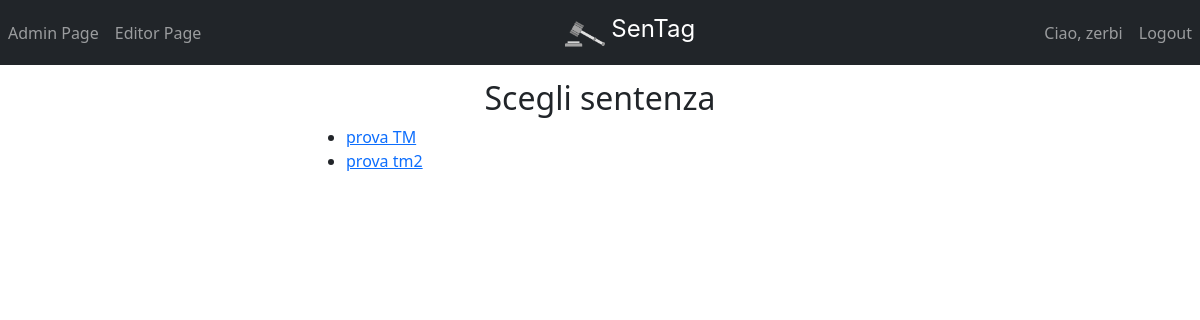
Before: /sentenze/ (signed in) with the older database file.
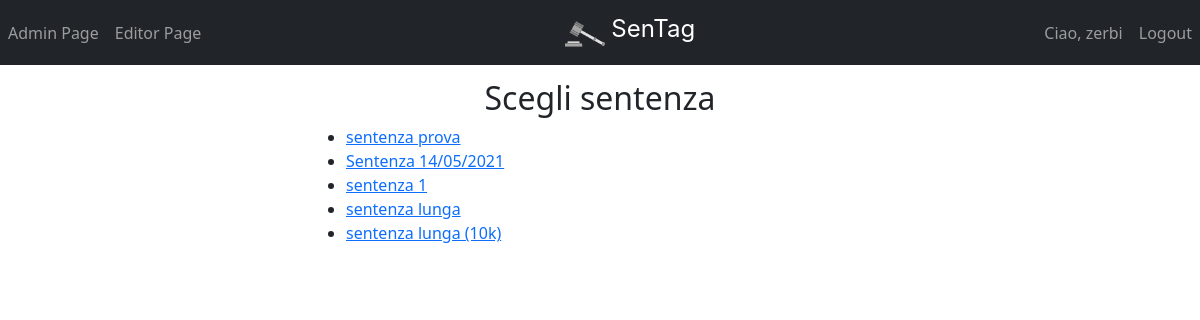
After: the same page with the newer database file.
### tag_sentenze/models.py (models this page shows, shortened)
class Sentenza(models.Model):
    nome = models.CharField(max_length=30, unique=True)
    sentenza = models.FileField(
        upload_to='uploads/', help_text='Scegli la sentenza da taggare.')  # MEDIA_ROOT/uploads
    schema_xml = models.FileField(
        upload_to='uploads/', help_text='Scegli il file xml da utilizzare.')  # MEDIA_ROOT/uploads
    completed = models.BooleanField(default=False)
    testo_iniziale = models.TextField(blank=True)
    testo_taggato_xml = models.TextField(blank=True)
    token_manager = models.TextField(blank=True)
    def __str__(self):
        return self.nome

### tag_sentenze/views.py (the view)
# urls.py: path("sentenze/", views.list_sentenze, name="list-sentenze"),
@login_required
def list_sentenze(request):
    context = {
        'sentenze': Sentenza.objects.all()
    }
    return render(request, 'tag_sentenze/list_sentenze.html', context=context)

### tag_sentenze/templates/tag_sentenze/list_sentenze.html (shortened to what this page needs)
{% extends "tag_sentenze/layout.html" %}
{% block content %}
    <h2 class="title">Scegli sentenza</h2>
    <ul>
        {% for sentenza in sentenze %}
        <li>
            <a href="{% url 'tag_sentenze:tag-sentenza' sentenza.id %}"> {{ sentenza }} </a>
        </li>
        {% endfor %}
    </ul>
{% endblock %}

### tag_sentenze/templates/tag_sentenze/layout.html (shortened to what this page needs)
{% load static %}
{% load auth_extras %}
<!DOCTYPE html>
<html lang="en">
<head>
    <link href="https://cdn.jsdelivr.net/npm/bootstrap@5.0.0-beta3/dist/css/bootstrap.min.css" rel="stylesheet"
>
    <link href="{% static 'tag_sentenze/styles.css' %}" rel="stylesheet">
</head>
<body>
    <nav class="navbar navbar-expand-lg navbar-dark bg-dark">
        <div class="navbar-nav">
            {% if user.is_authenticated %}
                {% if user.is_staff %}
                    <a class="nav-item nav-link" href="/admin">Admin Page</a>
                    <a class="nav-item nav-link" href="{% url 'users:editor_page' %}">Editor Page</a>
                {% elif request.user|is_editor %}
                    <a class="nav-item nav-link" href="{% url 'users:editor_page' %}">Editor Page</a>
                {% endif %}
            {% endif %}
        </div>
        <div class="navbar-brand mx-auto">
            <a class="navbar-brand" href="{% url 'tag_sentenze:index' %}" id="logo">
                <img class="d-inline-block align-text-top" src="{% static 'tag_sentenze/favicon.png' %}" width="40">
                SenTag
            </a>
        </div>
        <div class="navbar-nav">
            {% if user.is_authenticated %}
                <a class="nav-item nav-link" href="">Ciao, {{ user.username }}</a>
                <a class="nav-item nav-link" href="{% url 'logout' %}">Logout</a>
            {% else %}
                <a class="nav-item nav-link" href="{% url 'login' %}">Login</a>
            {% endif %}
        </div>
    </nav>
    <div class="container-fluid px-2">
        <div class="row gx-2 top-buffer">
            <div class="col col-sm-3 sticky-top">
                <div class="p-2 no-border sticky-top">{% block sidebar %} {% endblock %}</div>
            </div>
            <div class="col col-sm-6">
                <div class="p-2 no-border">{% block content %} {% endblock %}</div>
            </div>
            <div class="col col-sm-3 ">
                <div class="p-2 no-border sticky-top ">{% block graph %} {% endblock %}</div>
            </div>
        </div>
    </div>
</body>
</html>

### tag_sentenze/static/tag_sentenze/styles.css (style rules this page uses)
#logo { text-align: center; font-family: -apple-system, BlinkMacSystemFont, 'Segoe UI', Roboto, Oxygen, Ubuntu, Cantarell, 'Open Sans', 'Helvetica Neue', sans-serif; font-size: x-large; margin-left: 30px; color: white; }
.title { text-align: center; user-select: none; }
.top-buffer { margin-top: 6px; margin-bottom: 6px; }
.navbar { height: 65px; user-select: none; }
.sticky-top { top: 6px; }

Changed rows visible on the page:
changed Sentenza: nome "prova TM" → "sentenza prova"
changed Sentenza: nome "prova tm2" → "Sentenza 14/05/2021"
added Sentenza: nome "sentenza 1"
added Sentenza: nome "sentenza lunga"
added Sentenza: nome "sentenza lunga (10k)"
